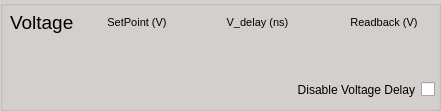
       <widget class="QGroupBox" name="groupBox_3">
        <property name="geometry">
         <rect>
          <x>10</x>
          <y>320</y>
          <width>441</width>
          <height>111</height>
         </rect>
        </property>
        <property name="palette">
         <palette>
          <active>
           <colorrole role="Window">
            <brush brushstyle="SolidPattern">
             <color alpha="255">
              <red>213</red>
              <green>209</green>
              <blue>207</blue>
             </color>
            </brush>
           </colorrole>
          </active>
          <inactive>
           <colorrole role="Window">
            <brush brushstyle="SolidPattern">
             <color alpha="255">
              <red>213</red>
              <green>209</green>
              <blue>207</blue>
             </color>
            </brush>
           </colorrole>
          </inactive>
          <disabled>
           <colorrole role="Window">
            <brush brushstyle="SolidPattern">
             <color alpha="255">
              <red>213</red>
              <green>209</green>
              <blue>207</blue>
             </color>
            </brush>
           </colorrole>
          </disabled>
         </palette>
        </property>
        <property name="autoFillBackground">
         <bool>false</bool>
        </property>
        <property name="title">
         <string/>
        </property>
        <widget class="QWidget" name="gridLayoutWidget">
         <property name="geometry">
          <rect>
           <x>10</x>
           <y>0</y>
           <width>431</width>
           <height>111</height>
          </rect>
         </property>
         <layout class="QGridLayout" name="gridLayout_2">
          <item row="3" column="4">
           <widget class="TaurusLabel" name="voltageReadback">
            <property name="enabled">
             <bool>false</bool>
            </property>
            <property name="sizePolicy">
             <sizepolicy hsizetype="Preferred" vsizetype="Fixed">
              <horstretch>0</horstretch>
              <verstretch>0</verstretch>
             </sizepolicy>
            </property>
           </widget>
          </item>
          <item row="3" column="2">
           <widget class="TaurusLabel" name="voltageDelay">
            <property name="enabled">
             <bool>true</bool>
            </property>
            <property name="sizePolicy">
             <sizepolicy hsizetype="Preferred" vsizetype="Fixed">
              <horstretch>0</horstretch>
              <verstretch>0</verstretch>
             </sizepolicy>
            </property>
           </widget>
          </item>
          <item row="1" column="4">
           <widget class="QLabel" name="label_8">
            <property name="sizePolicy">
             <sizepolicy hsizetype="Expanding" vsizetype="Preferred">
              <horstretch>0</horstretch>
              <verstretch>0</verstretch>
             </sizepolicy>
            </property>
            <property name="font">
             <font>
              <pointsize>8</pointsize>
             </font>
            </property>
            <property name="text">
             <string>Readback (V)</string>
            </property>
            <property name="alignment">
             <set>Qt::AlignCenter</set>
            </property>
           </widget>
          </item>
          <item row="3" column="1">
           <widget class="TaurusWheelEdit" name="voltageSetPoint">
            <property name="enabled">
             <bool>true</bool>
            </property>
            <property name="sizePolicy">
             <sizepolicy hsizetype="Maximum" vsizetype="Fixed">
              <horstretch>0</horstretch>
              <verstretch>0</verstretch>
             </sizepolicy>
            </property>
            <property name="showArrowButtons">
             <bool>true</bool>
            </property>
            <property name="autoApply">
             <bool>false</bool>
            </property>
           </widget>
          </item>
          <item row="1" column="2">
           <widget class="QLabel" name="label_7">
            <property name="sizePolicy">
             <sizepolicy hsizetype="Expanding" vsizetype="Preferred">
              <horstretch>0</horstretch>
              <verstretch>0</verstretch>
             </sizepolicy>
            </property>
            <property name="font">
             <font>
              <pointsize>8</pointsize>
             </font>
            </property>
            <property name="text">
             <string>V_delay (ns)</string>
            </property>
            <property name="alignment">
             <set>Qt::AlignCenter</set>
            </property>
           </widget>
          </item>
          <item row="1" column="1">
           <widget class="QLabel" name="label_6">
            <property name="sizePolicy">
             <sizepolicy hsizetype="Expanding" vsizetype="Fixed">
              <horstretch>0</horstretch>
              <verstretch>0</verstretch>
             </sizepolicy>
            </property>
            <property name="font">
             <font>
              <pointsize>8</pointsize>
             </font>
            </property>
            <property name="text">
             <string>SetPoint (V)</string>
            </property>
            <property name="alignment">
             <set>Qt::AlignCenter</set>
            </property>
           </widget>
          </item>
          <item row="1" column="0">
           <widget class="QLabel" name="label_3">
            <property name="sizePolicy">
             <sizepolicy hsizetype="Preferred" vsizetype="Fixed">
              <horstretch>0</horstretch>
              <verstretch>0</verstretch>
             </sizepolicy>
            </property>
            <property name="font">
             <font>
              <pointsize>14</pointsize>
             </font>
            </property>
            <property name="text">
             <string>Voltage</string>
            </property>
           </widget>
          </item>
          <item row="6" column="0" colspan="5">
           <layout class="QGridLayout" name="gridLayout_6" rowminimumheight="0">
            <item row="0" column="1">
             <widget class="QLabel" name="label_13">
              <property name="sizePolicy">
               <sizepolicy hsizetype="Preferred" vsizetype="Fixed">
                <horstretch>0</horstretch>
                <verstretch>0</verstretch>
               </sizepolicy>
              </property>
              <property name="maximumSize">
               <size>
                <width>16777215</width>
                <height>20</height>
               </size>
              </property>
              <property name="text">
               <string>Disable Voltage Delay</string>
              </property>
              <property name="alignment">
               <set>Qt::AlignRight|Qt::AlignTrailing|Qt::AlignVCenter</set>
              </property>
             </widget>
            </item>
            <item row="0" column="2">
             <widget class="TaurusValueCheckBox" name="taurusDisableVoltageDelayCheckBox">
              <property name="sizePolicy">
               <sizepolicy hsizetype="Fixed" vsizetype="Fixed">
                <horstretch>0</horstretch>
                <verstretch>0</verstretch>
               </sizepolicy>
              </property>
              <property name="minimumSize">
               <size>
                <width>20</width>
                <height>0</height>
               </size>
              </property>
              <property name="layoutDirection">
               <enum>Qt::LeftToRight</enum>
              </property>
              <property name="text">
               <string/>
              </property>
              <property name="showText">
               <bool>false</bool>
              </property>
              <property name="autoApply">
               <bool>true</bool>
              </property>
             </widget>
            </item>
           </layout>
          </item>
         </layout>
        </widget>
       </widget>
